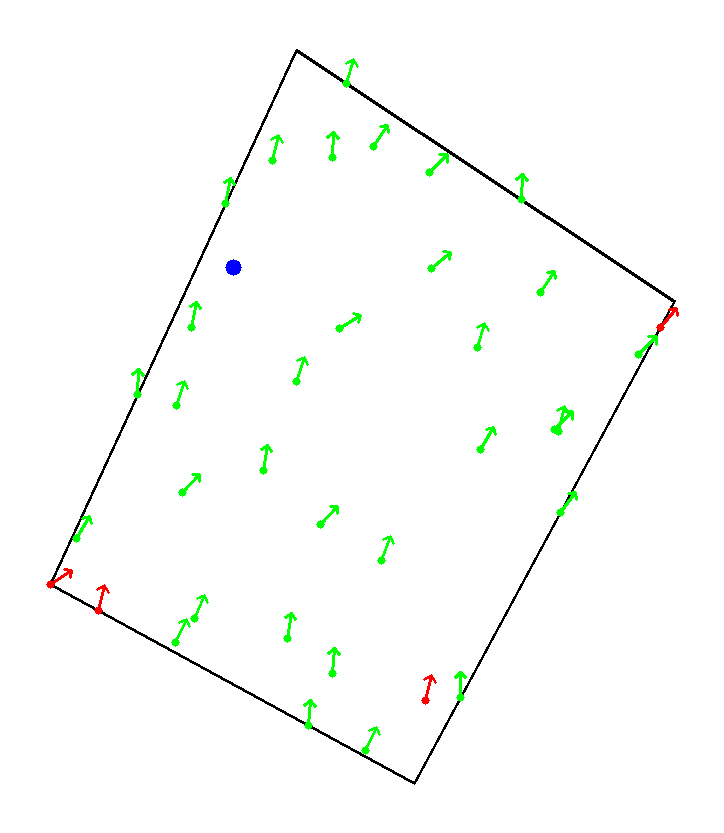
#> input picture examples/xarm_real/images/0119morning_rainDay_exp22_16000_test2(components A).png, 724 x 833 px, found by its file name
$ python 000AAA_makeGraph.py
#> lines starting #> are read from the running program, lines starting #| are printed output that depends on the picture
# [83 lines of commented-out code are left out]


import matplotlib.pyplot as plt
from PIL import Image
import matplotlib.gridspec as gridspec
import numpy as np
import os

# 1. 强制非交互后端
plt.switch_backend('Agg')
# 使用系统自带字体，避免中文乱码
plt.rcParams['font.sans-serif'] = ['DejaVu Sans', 'Arial']
plt.rcParams['axes.unicode_minus'] = False

# 2. 修复路径列表（添加了缺失的逗号）
image_paths = [
    "/home/openpi/examples/xarm_real/images/0119morning_rainDay_exp22_16000_test2(components A).png",
    "/home/openpi/examples/xarm_real/images/0119morning_rainDay_exp22_16000_test3(components B).png",
    "/home/openpi/examples/xarm_real/images/0119morning_rainDay_exp22_16000_test4(components C).png",
    "/home/openpi/examples/xarm_real/images/0119morning_rainDay_exp22_16000_test1(components D).png"
]

# 3. 详细备注（改为英文防止乱码）
long_notes = [
    "exp22-16k\nRainy Day\nA", "exp22-16k\nRainy Day\nB", "exp22-16k\nRainy Day\nC",
    "exp22-16k\nRainy Day\nD",
]

short_labels = ["exp22-16k-A", "exexp22-16k-B", "exp22-16k-C", "exp22-16k-D"]
success_rates = [88.9, 83.3, 100.0, 97.2]

# 4. 创建画布
fig = plt.figure(figsize=(16, 30))
# 5行3列布局
# gs = gridspec.GridSpec(5, 3, figure=fig, height_ratios=[1, 1, 1, 1, 1.4], hspace=0.6)
gs = gridspec.GridSpec(3, 3, figure=fig, height_ratios=[1, 1, 1.5], hspace=0.6)

# 设置大标题（英文）
# fig.suptitle('Pi0.5 Experiments Performance on Different Components', fontsize=26, fontweight='bold', y=0.96)
fig.suptitle('exp22 16000model 0119rainDay_test', fontsize=26, fontweight='bold', y=0.96)

# 5. 遍历绘制
for i in range(len(image_paths)):
    # row = i // 3
    # col = i % 3
    row = i // 2
    col = i % 2
    ax = fig.add_subplot(gs[row, col])

    path = image_paths[i]
    if os.path.exists(path):
        try:
            img = Image.open(path).convert('RGB')
#> img is the input picture: PIL image 724x833 RGB; mean R, G, B 250.7, 252.5, 250.5
            ax.imshow(img)
            # 在图下方标注（y值需配合hspace调整）
            ax.set_title(long_notes[i], fontsize=12, y=-0.25, va='top', fontweight='bold')
        except:
            ax.text(0.5, 0.5, "Read Error", ha='center')
    else:
        ax.text(0.5, 0.5, "Image Not Found", ha='center', color='red')
    ax.axis('off')

# 6. 绘制柱状图
# ax_bar = fig.add_subplot(gs[4, :])
ax_bar = fig.add_subplot(gs[2, :])

colors = plt.colormaps['tab20'](np.linspace(0, 1, len(success_rates)))
bars = ax_bar.bar(short_labels, success_rates, color=colors, edgecolor='black', width=0.6)

for bar in bars:
    h = bar.get_height()
    ax_bar.text(bar.get_x() + bar.get_width()/2, h + 1, f'{h}%', ha='center', va='bottom', fontweight='bold')
#> this loop made 4 passes
#> h on passes 1 to 4: 88.9, 83.3, 100, 97.2

ax_bar.set_ylabel('Success Rate (%)', fontsize=14)
ax_bar.set_title('Comparison of Experimental Success Rates', fontsize=20, pad=20)
ax_bar.set_ylim(0, 120)
ax_bar.grid(axis='y', linestyle='--', alpha=0.3)

# 7. 保存
plt.savefig('final_report_v3.png', dpi=300, bbox_inches='tight')
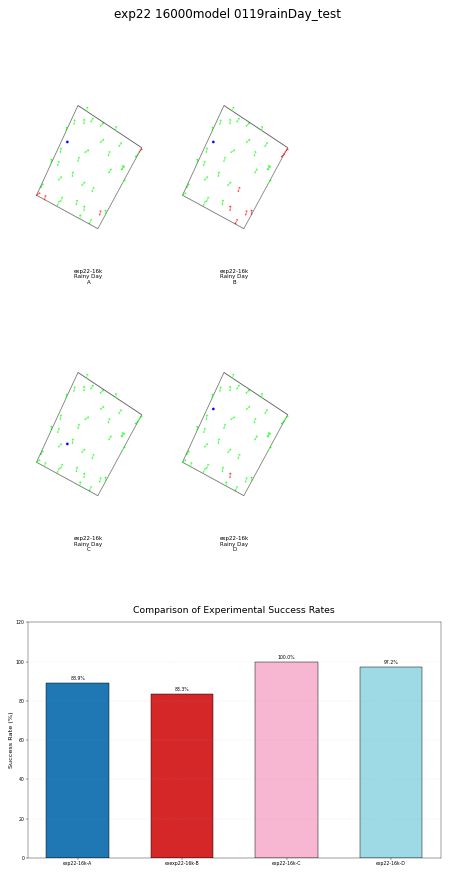
#> figure drawn by matplotlib, 5 panels; panel 5: tallest bar 100 high, from x = 1.7 to 2.3
print("Report generated: final_report_v3.png")
